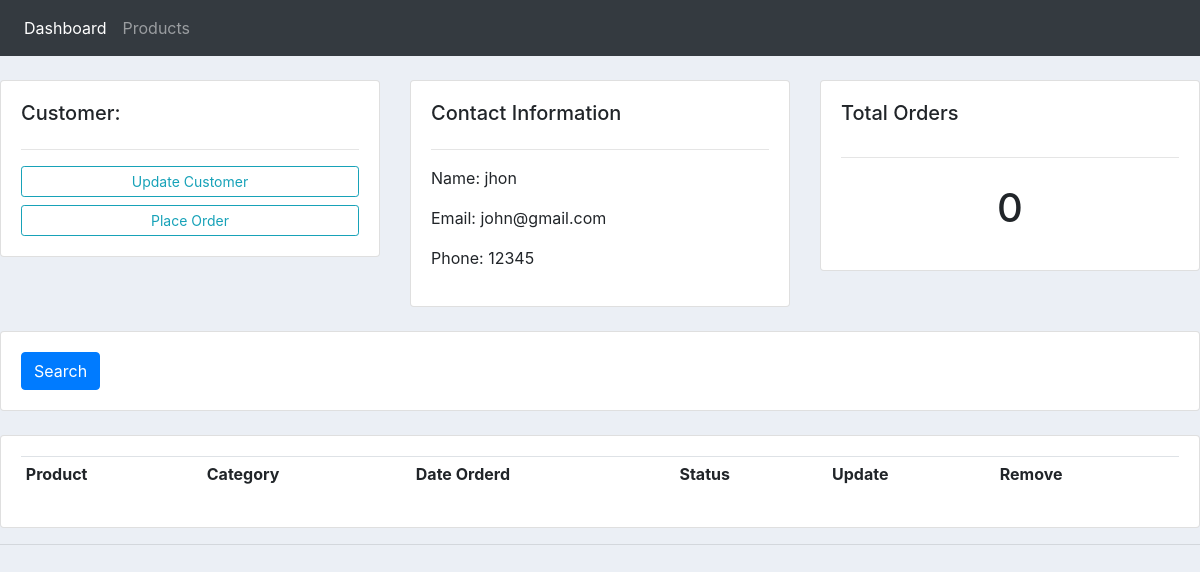
The app's page /customer/1/ with its own data.
### accounts/models.py (models this page shows, shortened)
class Customer(models.Model):
    name=models.CharField(max_length=100,null=True)
    phone=models.CharField(max_length=100,null=True)
    email=models.CharField(max_length=100,null=True)
    date_created=models.DateTimeField(auto_now_add=True,null=True)

### accounts/views.py (the view)
# urls.py: path('customer/<str:pk>/',views.customer,name='customer'),
def customer(request,pk):
    customer=Customer.objects.get(id=pk)
    order=customer.order_set.all()
    total_order=len(order)
    context={'cus':customer,'order':order,'total_order':total_order}
    return render(request,"accounts/customer.html",context)

### accounts/templates/accounts/customer.html (shortened to what this page needs)
{% extends 'accounts/main.html' %}
{% block content %}
<br>
<div class="row">
	<div class="col-md">
		<div class="card card-body">
			<h5>Customer:</h5>
			<hr>
			<a class="btn btn-outline-info  btn-sm btn-block" href="">Update Customer</a>
			<a class="btn btn-outline-info  btn-sm btn-block" href="">Place Order</a>
		</div>
	</div>
	<div class="col-md">
		<div class="card card-body">
			<h5>Contact Information</h5>
			<hr>
			<p>Name: {{cus.name}} </p>
			<p>Email: {{cus.email}} </p>
			<p>Phone: {{cus.phone}} </p>
		</div>
	</div>
	<div class="col-md">
		<div class="card card-body">
			<h5>Total Orders</h5>
			<hr>
			<h1 style="text-align: center;padding: 10px">{{total_order}}</h1>
		</div>
	</div>
</div>
<br>
<div class="row">
	<div class="col">
		<div class="card card-body">
			<form method="get">
		    <button class="btn btn-primary" type="submit">Search</button>
		  </form>
		</div>
	</div>
</div>
<br>
<div class="row">
	<div class="col-md">
		<div class="card card-body">
			<table class="table table-sm">
				<tr>
					<th>Product</th>
					<th>Category</th>
					<th>Date Orderd</th>
					<th>Status</th>
					<th>Update</th>
					<th>Remove</th>
				</tr>
			</table>
		</div>
	</div>
</div>
{% endblock %}

### static/css/main.css (style rules this page uses)
body { background-color: #ebeff5; }

### records on screen
Customer: name "jhon", email "john@gmail.com", phone "12345"

### other values on screen
{{ total_order }} "0"
